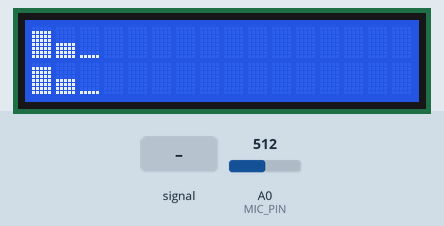
A sketch run on a simulated Arduino Uno, built with avr-gcc and run on an emulated ATmega328P. Shown: 16×2 character LCD. The test bench sets the inputs (shaded band); at power-on: A0 (MIC_PIN) = 512. What the sketch prints to the serial monitor is not drawn.

Above: at 1.2 s.
1.3 s: A0 (MIC_PIN) fed a 200 Hz sine of ±255 counts around its level
At 1.48 s:
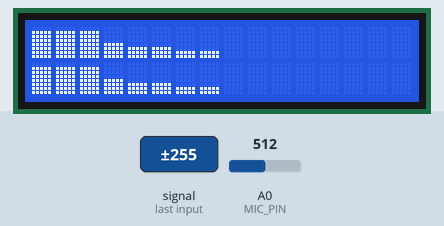
3.3 s: A0 (MIC_PIN) set to 716
At 3.8 s:
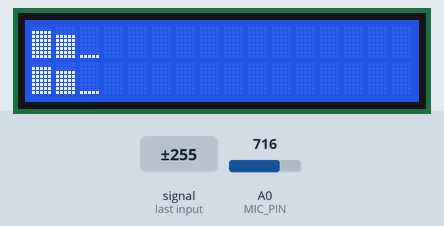
4.9 s: A0 (MIC_PIN) fed a 1000 Hz sine of ±255 counts around its level
At 6.41 s:
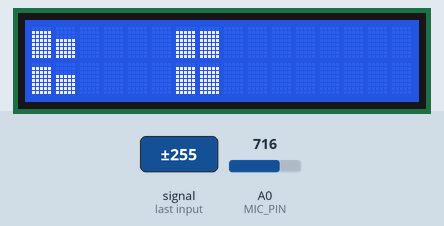
7.0 s: A0 (MIC_PIN) fed a 50 Hz sine of ±306 counts around its level
At 7.71 s:
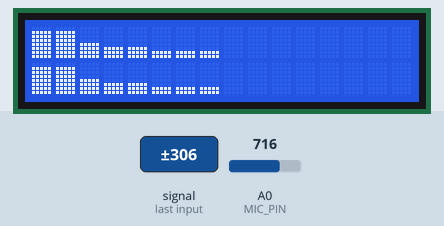
9.0 s: A0 (MIC_PIN) fed a 2 Hz sine of ±306 counts around its level
At 10.79 s:
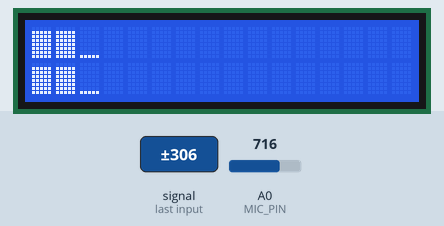
11.3 s: A0 (MIC_PIN) set to 306
At 12.4 s:
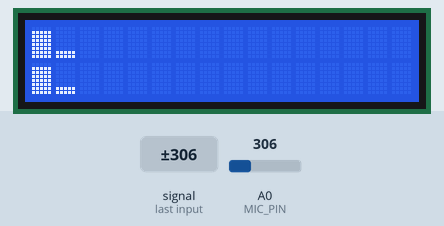
Timing chart, 0 to 13.9 s (numbered marks = the images above; inputs shaded):
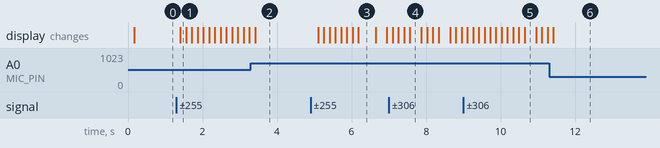

The sketch:

workinglcdspectrumserialplotterplus.ino
```cpp
#include <LiquidCrystal.h>
#include <arduinoFFT.h>
#define MIC_PIN A0
#define SAMPLES 64
#define SAMPLING_FREQUENCY 5000

LiquidCrystal lcd(12, 11, 5, 4, 3, 2);

double vReal[SAMPLES];
double vImag[SAMPLES];
ArduinoFFT<double> FFT = ArduinoFFT<double>(vReal, vImag, SAMPLES, SAMPLING_FREQUENCY);

unsigned int sampling_period_us;
unsigned long microseconds;
byte bars[8][8] = {
  {0, 0, 0, 0, 0, 0, 0, 0},
  {0, 0, 0, 0, 0, 0, 0, 31},
  {0, 0, 0, 0, 0, 0, 31, 31},
  {0, 0, 0, 0, 0, 31, 31, 31},
  {0, 0, 0, 0, 31, 31, 31, 31},
  {0, 0, 0, 31, 31, 31, 31, 31},
  {0, 0, 31, 31, 31, 31, 31, 31},
  {0, 31, 31, 31, 31, 31, 31, 31}
};

int contrastPin = 6;
double previousPeak = 0;
unsigned long lastActionTime = 0;

void setup() {
  Serial.begin(115200);
  pinMode(contrastPin, OUTPUT);
  analogWrite(contrastPin, 45);

  lcd.begin(16, 2);
  lcd.clear();
  for (int i = 0; i < 8; i++) {
    lcd.createChar(i, bars[i]);
  }
  sampling_period_us = round(1000000.0 / SAMPLING_FREQUENCY);
}

void loop() {
  // Read analog values
  for (int i = 0; i < SAMPLES; i++) {
    microseconds = micros();
    vReal[i] = analogRead(MIC_PIN);
    vImag[i] = 0;
    while (micros() - microseconds < sampling_period_us);
  }
  FFT.windowing(FFT_WIN_TYP_HAMMING, FFT_FORWARD);
  FFT.compute(FFT_FORWARD);
  FFT.complexToMagnitude();
  lcd.clear();
  double barValues[8];
  for (int i = 0; i < 8; i++) {
    int startBin = i * 2;   // 0-1, 2-3, ..., 14-15
    int endBin = startBin + 2;
    double sum = 0;
    for (int j = startBin; j < endBin; j++) {
      sum += vReal[j];
    }
    double avg = sum / 2.0;
    barValues[i] = avg;
    int barHeight = constrain(map((int)avg, 0, 100, 0, 8), 0, 7);
    lcd.setCursor(i, 0); lcd.write(byte(barHeight));
    lcd.setCursor(i, 1); lcd.write(byte(barHeight));
  }
  for (int i = 0; i < 8; i++) {// // Serial Plotter Output

    Serial.print(barValues[i]);
    if (i < 7) Serial.print("\t");
  }
  Serial.println();
  delay(50);
}
```

Measured:
- after the input at 1.3 s, the display: changes after 0.11 s (image 1)
- after the input at 3.3 s, the display: changes after 0.11 s (image 2)
- after the input at 4.9 s, the display: first changes after 0.20 s (image 3 shows a later state)
- after the input at 7.0 s, the display: first changes after 0.10 s (image 4 shows a later state)
- after the input at 9.0 s, the display: first changes after 0.11 s (image 5 shows a later state)
- after the input at 11.3 s, the display: changes after 0.11 s (image 6)
- what the display in image 3 shows lasts 0.4 s, from 6.2 s to 6.6 s
